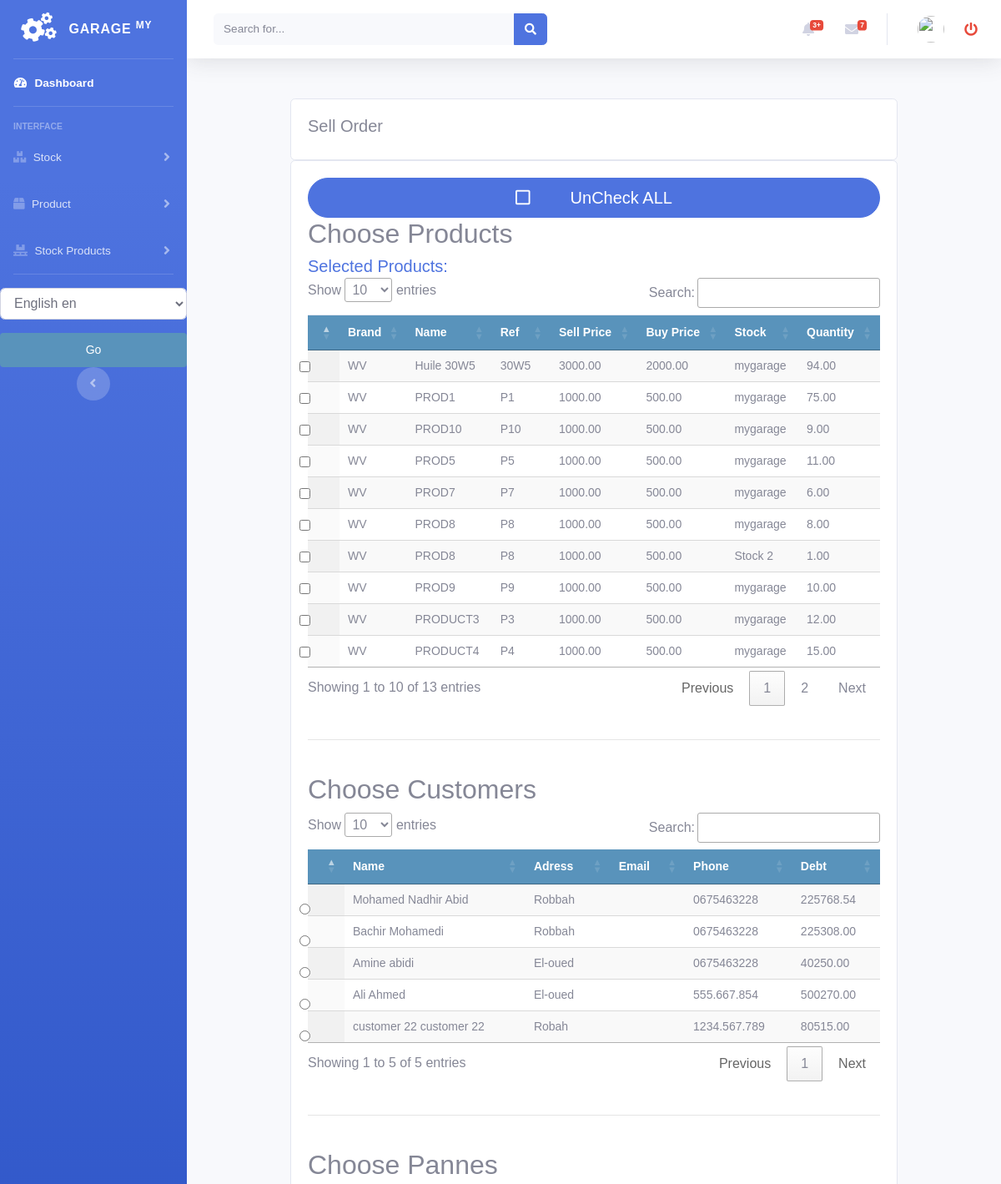
Page /stock/order_stockproduct_list (upper part) on the earlier database version.
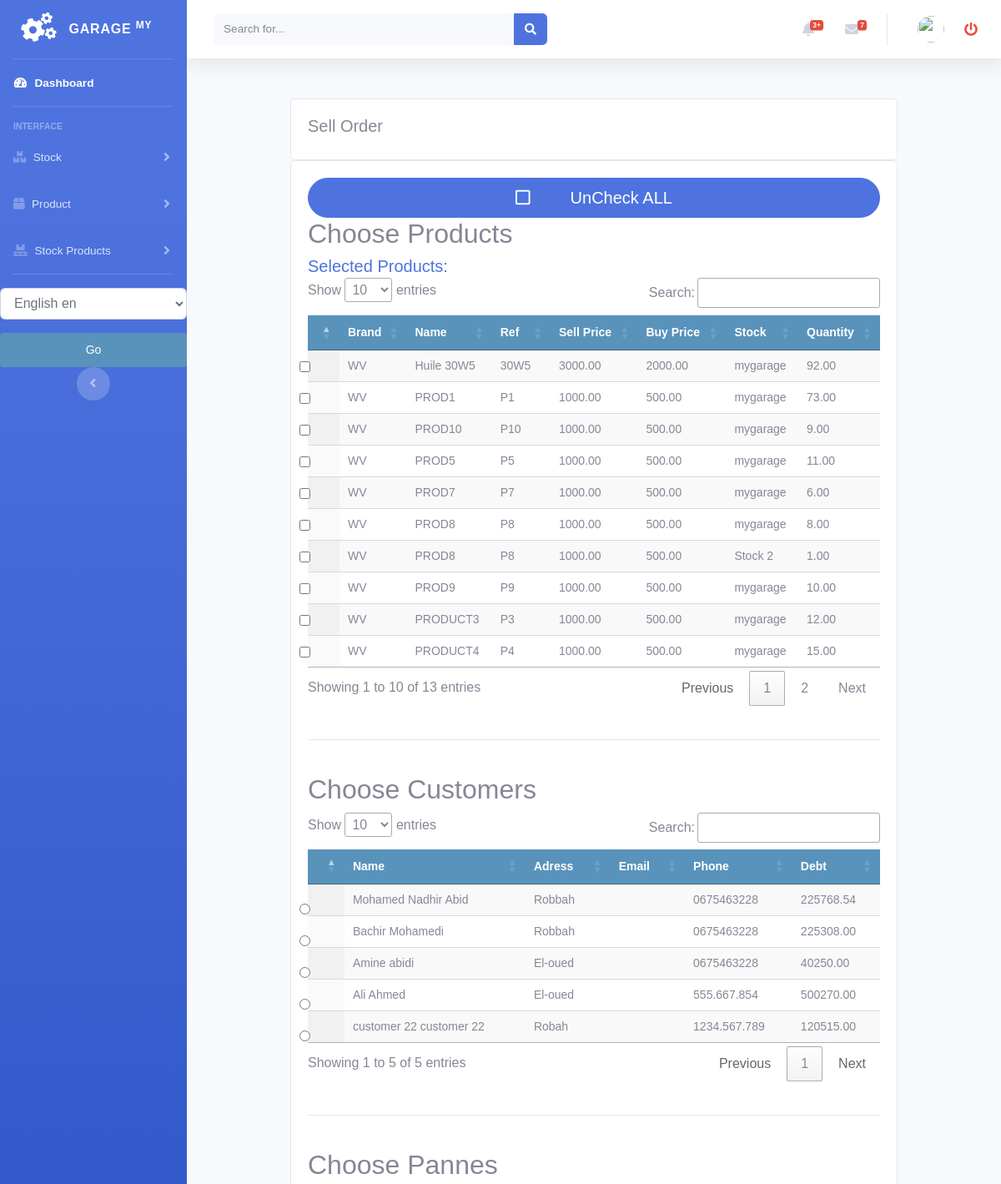
Same page on the later database version.
### stock/models.py (models this page shows, shortened)
class StockProduct(models.Model):
    product = models.ForeignKey(Product, null=True, on_delete=models.CASCADE)
    quantity = models.DecimalField(max_digits=10, decimal_places=2, default=0)
    stock = models.ForeignKey(Stock, null=True, on_delete=models.CASCADE)
    class Meta:
        ordering = ('product',)
        verbose_name = 'stockproduct'
        verbose_name_plural = 'stockproducts'

class Stock(models.Model):
    name = models.CharField(max_length=250, null=True)
    class Meta:
        ordering = ('name',)
        verbose_name = 'stock'
        verbose_name_plural = 'stocks'
    def __str__(self):
        return self.name

### customer/models.py (models this page shows, shortened)
class Customer(models.Model):
    firstname = models.CharField(max_length=250, null=True)
    lastname = models.CharField(max_length=250, null=True)
    address = models.CharField(max_length=200, null=True)
    phone = models.CharField(max_length=200, null=True)
    date_created = models.DateTimeField(auto_now_add=True, null=True)
    date_updated = models.DateTimeField(auto_now=True)
    date_joined = models.DateField(null=True)
    enterprise = models.BooleanField(default=False)
    debt = models.DecimalField(max_digits=10, decimal_places=2, null=True, default=0)

### product/models.py (models this page shows, shortened)
class Product(models.Model):
    brand = models.CharField(max_length=250, null=True)
    name = models.CharField(max_length=250, null=True)
    ref = models.CharField(max_length=250, null=True)
    desc = models.CharField(max_length=250, null=True, blank=True)
    image = models.ImageField(upload_to='products/%Y/%m/%d', blank=True, )
    buyprice = models.DecimalField(max_digits=10, null=True, decimal_places=2, default=0)
    sellprice = models.DecimalField(max_digits=10, null=True, decimal_places=2, default=0)
    alert_quantity = models.PositiveIntegerField(default=1, blank=True, null=True)
    stock = models.ForeignKey('stock.Stock', blank=False, null=False, on_delete=models.CASCADE, default=1)
    class Meta:
        ordering = ('name',)
        verbose_name = 'product'
        verbose_name_plural = 'products'

### stock/views.py (the view, shortened to what this page needs)
# urls.py: path('order_stockproduct_list', views.order_stockproduct_list, name='order_stockproduct_list'),
def order_stockproduct_list(request):
    stockproducts = StockProduct.objects.all().filter(quantity__gt=0)
    customers = Customer.objects.all()
    pannes = Panne.objects.all()
    services = Service.objects.all()
    context = {
        'customers': customers,
        'stockproducts': stockproducts,
        'pannes': pannes,
        "services": services,
    }
    return render(request, 'stockproduct/order_list_stockproduct.html', context)

### accounts/templatetags/erpextra.py (called while the page is built)
@register.filter(name='has_group')
def has_group(user, group_name):
    group = Group.objects.get(name=group_name)
    return True if group in user.groups.all() else False

### services/models.py (called while the page is built)
    def __str__(self):
        return self.name

### stock/templates/stockproduct/order_list_stockproduct.html (shortened to what the changed rows need)
{% extends 'home.html' %}
{% load static %}
{% load i18n %}
{% block content %}
<br>
<div class="container">
    <div class="row">
        <div class="col-md">
            <div class="card card-body">
                <form id="order-form" action="" method="post">
                    <h2>{% trans "Choose Products" %}</h2>
                    <table id="table_id" class=" table display text-center">
                        <thead>
                            <tr>
                                <th><label class="form-check-label" for="{{prod.id}}"></label></th>
                                <th>{% trans "Brand" %}</th>
                                <th>{% trans "Name" %}</th>
                                <th>{% trans "Ref" %}</th>
                                <th>{% trans "Sell Price" %}</th>
                                <th>{% trans "Buy Price" %}</th>
                                <th>{% trans "Stock" %}</th>
                                <th>{% trans "Quantity" %}</th>
                            </tr>
                        </thead>
                        <tbody>
                            {% for prod in stockproducts %}
                            <tr class="row{% cycle '1' '2' %}">
                                <td>
                                    <input onclick="count_products(this.id)" class="form-check-input product-input" type="checkbox" value="{{prod.id}}"
                                        id="{{prod.id}}" name="products">
                                </td>
                                <td>
                                    {{prod.product.brand}}
                                </td>
                                <td>
                                    {{prod.product.name}}
                                </td>
                                <td>
                                    {{prod.product.ref}}
                                </td>
                                <td>
                                    {{prod.product.sellprice}}
                                </td>
                                <td>
                                    {{prod.product.buyprice}}
                                </td>
                                <td>
                                    {{prod.stock}}
                                </td>
                                <td>
                                    {{prod.quantity}}
                                </td>
                            </tr>
                            {% endfor %}
                        </tbody>
                    </table>
                    <br>
                    <br>
                    <h2>{% trans "Choose Customers" %}</h2>
                    <table id="table_customer" class="display text-center">
                        <thead>
                            <tr>
                                <th></th>
                                <th>{% trans "Name" %}</th>
                                <th>{% trans "Adress" %}</th>
                                <th>{% trans "Email" %}</th>
                                <th>{% trans "Phone" %}</th>
                                <th>{% trans "Debt" %}</th>
                            </tr>
                        </thead>
                        <tbody>
                            {% for customer in customers %}
                            <tr>
                                <td>
                                    <input class="form-check-input" type="radio" value="{{customer.id}}"
                                        id="{{customer.id}}" name="customers">
                                </td>
                                <td>
                                    {{customer.firstname}}
                                    {{customer.lastname}}
                                </td>
                                <td>
                                    {{customer.address}}
                                </td>
                                <td>
                                </td>
                                <td>
                                    {{customer.phone}}
                                </td>
                                <td>
                                    {{customer.debt}}
                                </td>
                            </tr>
                            {% endfor %}
                        </tbody>
                    </table>
                    <br>
                    <br>
                    <h2>{% trans "Choose Pannes" %}</h2>
                    <br>
                    <br>
                </form>
            </div>
        </div>
    </div>
</div>
{% endblock %}
{% block jsscript %}
<link rel="stylesheet" href="https://ajax.googleapis.com/ajax/libs/jqueryui/1.12.1/themes/smoothness/jquery-ui.css">
<link rel="stylesheet" href="https://cdnjs.cloudflare.com/ajax/libs/chosen/1.8.7/chosen.min.css" />
<link rel="stylesheet" type="text/css" href="https://cdn.datatables.net/1.10.22/css/jquery.dataTables.css">
{% endblock %}

Differences in the rows shown:
changed StockProduct "Huile 30W5": quantity "94.00" → "92.00"
changed StockProduct "PROD1": quantity "75.00" → "73.00"
changed Customer "customer 22": debt "80515.00" → "120515.00"
